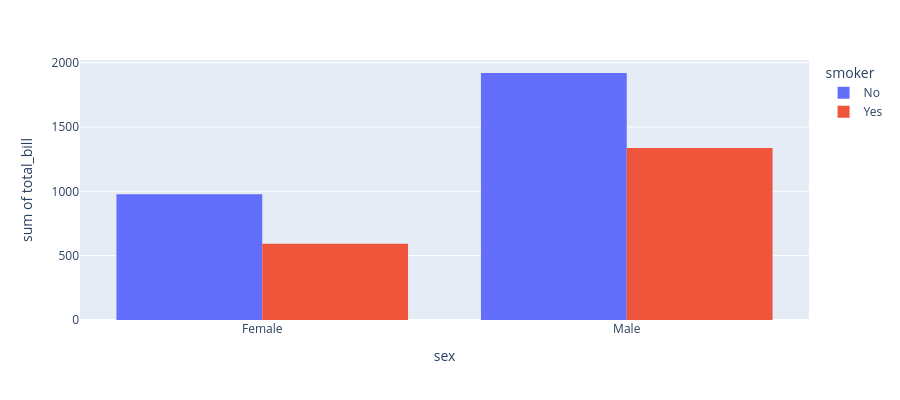

Notebook code for this chart:
### Markdown cell above
Aggregating into Single Colored Bars

### Code cell
df = px.data.tips()
fig = px.histogram(df, x="sex", y="total_bill",
             color='smoker', barmode='group',
             height=400)
fig.show()

### Figure 1 — Plotly figure (JSON) as saved in the notebook; plotly's stock layout.template omitted (floating-point values rounded to 4 significant figures; data arrays with more than 128 entries replaced by an {"elided": "..."} marker saying what was removed)
{"data": [{"alignmentgroup": "True", "bingroup": "x", "histfunc": "sum", "hovertemplate": "smoker=No<br>sex=%{x}<br>sum of total_bill=%{y}<extra></extra>", "legendgroup": "No", "marker": {"color": "#636efa", "pattern": {"shape": ""}}, "name": "No", "offsetgroup": "No", "orientation": "v", "showlegend": true, "type": "histogram", "x": {"elided": "151 str values"}, "xaxis": "x", "y": {"elided": "151 float values"}, "yaxis": "y"}, {"alignmentgroup": "True", "bingroup": "x", "histfunc": "sum", "hovertemplate": "smoker=Yes<br>sex=%{x}<br>sum of total_bill=%{y}<extra></extra>", "legendgroup": "Yes", "marker": {"color": "#EF553B", "pattern": {"shape": ""}}, "name": "Yes", "offsetgroup": "Yes", "orientation": "v", "showlegend": true, "type": "histogram", "x": ["Male", "Male", "Male", "Male", "Male", "Male", "Female", "Male", "Female", "Female", "Male", "Male", "Male", "Male", "Female", "Female", "Male", "Male", "Male", "Male", "Female", "Female", "Female", "Female", "Male", "Male", "Male", "Female", "Male", "Female", "Female", "Female", "Male", "Male", "Male", "Male", "Male", "Male", "Male", "Male", "Female", "Male", "Male", "Male", "Male", "Male", "Male", "Female", "Male", "Female", "Male", "Male", "Female", "Male", "Male", "Male", "Male", "Female", "Female", "Male", "Male", "Female", "Female", "Female", "Male", "Female", "Male", "Male", "Male", "Female", "Male", "Male", "Female", "Female", "Female", "Male", "Male", "Male", "Female", "Male", "Female", "Male", "Male", "Female", "Female", "Female", "Male", "Male", "Male", "Male", "Male", "Female", "Male"], "xaxis": "x", "y": [38.01, 11.24, 20.29, 13.81, 11.02, 18.29, 3.07, 15.01, 26.86, 25.28, 17.92, 19.44, 32.68, 28.97, 5.75, 16.32, 40.17, 27.28, 12.03, 21.01, 11.35, 15.38, 44.3, 22.42, 15.36, 20.49, 25.21, 14.31, 16.0, 17.51, 10.59, 10.63, 50.81, 15.81, 7.25, 31.85, 16.82, 32.9, 17.89, 14.48, 9.6, 34.63, 34.65, 23.33, 45.35, 23.17, 40.55, 20.9, 30.46, 18.15, 23.1, 15.69, 19.81, 28.44, 15.48, 16.58, 10.34, 43.11, 13.0, 13.51, 18.71, 12.74, 13.0, 16.4, 20.53, 16.47, 26.59, 38.73, 24.27, 12.76, 30.06, 25.89, 13.27, 28.17, 12.9, 28.15, 11.59, 7.74, 30.14, 12.16, 13.42, 8.58, 13.42, 16.27, 10.09, 22.12, 24.01, 15.69, 15.53, 12.6, 32.83, 27.18, 22.67], "yaxis": "y"}], "layout": {"barmode": "group", "height": 400, "legend": {"title": {"text": "smoker"}, "tracegroupgap": 0}, "margin": {"t": 60}, "xaxis": {"anchor": "y", "domain": [0, 1], "title": {"text": "sex"}}, "yaxis": {"anchor": "x", "domain": [0, 1], "title": {"text": "sum of total_bill"}}}}
